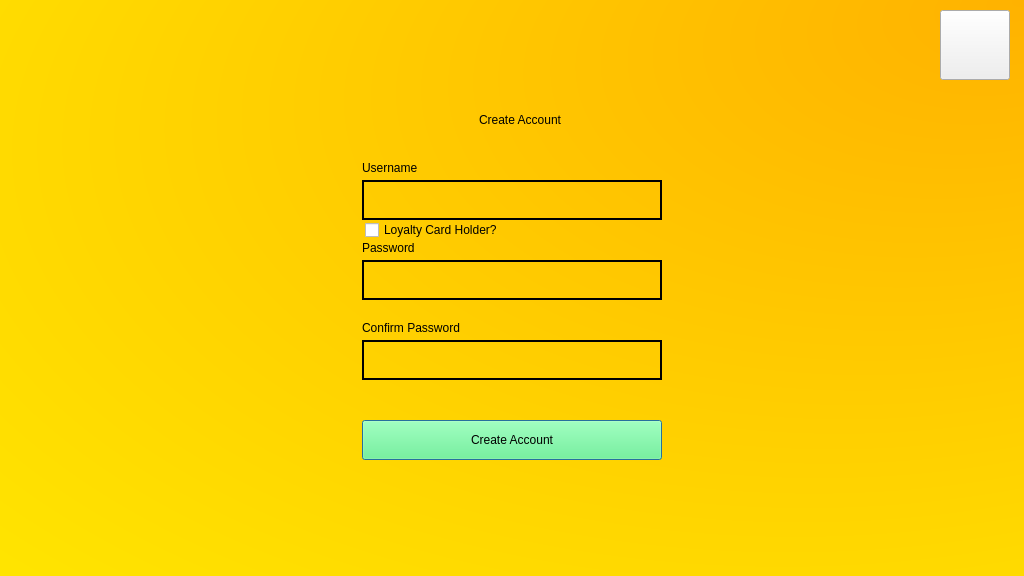
<?xml version="1.0" encoding="UTF-8"?>
<ui version="4.0">
 <class>Dialog</class>
 <widget class="QDialog" name="Dialog">
  <property name="geometry">
   <rect>
    <x>0</x>
    <y>0</y>
    <width>1024</width>
    <height>576</height>
   </rect>
  </property>
  <property name="windowTitle">
   <string>Dialog</string>
  </property>
  <widget class="QWidget" name="bgwidget" native="true">
   <property name="geometry">
    <rect>
     <x>0</x>
     <y>0</y>
     <width>1024</width>
     <height>576</height>
    </rect>
   </property>
   <property name="styleSheet">
    <string notr="true">QWidget#bgwidget{
background-color: qradialgradient(spread:pad, cx:0.528455, cy:0.512, radius:1.456, fx:1, fy:0, stop:0 rgba(255, 178, 0, 255), stop:1 rgba(255, 255, 0, 255));}</string>
   </property>
   <widget class="QLabel" name="label_2">
    <property name="geometry">
     <rect>
      <x>325</x>
      <y>70</y>
      <width>390</width>
      <height>100</height>
     </rect>
    </property>
    <property name="styleSheet">
     <string notr="true">font: 75 36pt &quot;Cambria&quot;;
color: rgb(0, 0, 0);</string>
    </property>
    <property name="text">
     <string>Create Account</string>
    </property>
    <property name="alignment">
     <set>Qt::AlignCenter</set>
    </property>
   </widget>
   <widget class="QLineEdit" name="usernamefield">
    <property name="geometry">
     <rect>
      <x>362</x>
      <y>180</y>
      <width>300</width>
      <height>40</height>
     </rect>
    </property>
    <property name="styleSheet">
     <string notr="true">background-color:rgba(0,0,0,0);
font: 16pt &quot;Cambria&quot;;
color: rgb(0,0,0);
border: 2px solid black;</string>
    </property>
   </widget>
   <widget class="QLineEdit" name="passwordfield">
    <property name="geometry">
     <rect>
      <x>362</x>
      <y>260</y>
      <width>300</width>
      <height>40</height>
     </rect>
    </property>
    <property name="styleSheet">
     <string notr="true">background-color:rgba(0,0,0,0);
font: 10pt &quot;Cambria&quot;;
color: rgb(0,0,0);
border: 2px solid black;</string>
    </property>
   </widget>
   <widget class="QLabel" name="label">
    <property name="geometry">
     <rect>
      <x>362</x>
      <y>160</y>
      <width>140</width>
      <height>16</height>
     </rect>
    </property>
    <property name="styleSheet">
     <string notr="true">font: 75 10pt &quot;Cambria&quot;;
color: rgb(0, 0, 0);</string>
    </property>
    <property name="text">
     <string>Username</string>
    </property>
   </widget>
   <widget class="QLabel" name="label_3">
    <property name="geometry">
     <rect>
      <x>362</x>
      <y>240</y>
      <width>140</width>
      <height>16</height>
     </rect>
    </property>
    <property name="styleSheet">
     <string notr="true">font: 75 10pt &quot;Cambria&quot;;
color: rgb(0, 0, 0);</string>
    </property>
    <property name="text">
     <string>Password</string>
    </property>
   </widget>
   <widget class="QPushButton" name="createbutton">
    <property name="geometry">
     <rect>
      <x>362</x>
      <y>420</y>
      <width>300</width>
      <height>40</height>
     </rect>
    </property>
    <property name="styleSheet">
     <string notr="true">font: 75 12pt &quot;Cambria&quot;;
background-color:rgb(85, 255, 127);
color: rgb(0, 0, 0);</string>
    </property>
    <property name="text">
     <string>Create Account</string>
    </property>
   </widget>
   <widget class="QLabel" name="error">
    <property name="geometry">
     <rect>
      <x>362</x>
      <y>390</y>
      <width>300</width>
      <height>24</height>
     </rect>
    </property>
    <property name="styleSheet">
     <string notr="true">font: 10pt &quot;Cambria&quot;; color:red</string>
    </property>
    <property name="text">
     <string/>
    </property>
   </widget>
   <widget class="QLineEdit" name="confirmfield">
    <property name="geometry">
     <rect>
      <x>362</x>
      <y>340</y>
      <width>300</width>
      <height>40</height>
     </rect>
    </property>
    <property name="styleSheet">
     <string notr="true">background-color:rgba(0,0,0,0);
font: 10pt &quot;Cambria&quot;;
color: rgb(0,0,0);
border: 2px solid black;</string>
    </property>
   </widget>
   <widget class="QLabel" name="label_4">
    <property name="geometry">
     <rect>
      <x>362</x>
      <y>320</y>
      <width>140</width>
      <height>16</height>
     </rect>
    </property>
    <property name="styleSheet">
     <string notr="true">font: 75 10pt &quot;Cambria&quot;;
color: rgb(0, 0, 0);</string>
    </property>
    <property name="text">
     <string>Confirm Password</string>
    </property>
   </widget>
   <widget class="QPushButton" name="returnbutton">
    <property name="geometry">
     <rect>
      <x>940</x>
      <y>10</y>
      <width>70</width>
      <height>70</height>
     </rect>
    </property>
    <property name="styleSheet">
     <string notr="true"/>
    </property>
    <property name="text">
     <string/>
    </property>
   </widget>
   <widget class="QCheckBox" name="loyalty">
    <property name="geometry">
     <rect>
      <x>365</x>
      <y>220</y>
      <width>161</width>
      <height>20</height>
     </rect>
    </property>
    <property name="text">
     <string>Loyalty Card Holder?</string>
    </property>
   </widget>
   <zorder>label_2</zorder>
   <zorder>label</zorder>
   <zorder>label_3</zorder>
   <zorder>error</zorder>
   <zorder>label_4</zorder>
   <zorder>createbutton</zorder>
   <zorder>passwordfield</zorder>
   <zorder>usernamefield</zorder>
   <zorder>confirmfield</zorder>
   <zorder>returnbutton</zorder>
   <zorder>loyalty</zorder>
  </widget>
 </widget>
 <tabstops>
  <tabstop>usernamefield</tabstop>
  <tabstop>loyalty</tabstop>
  <tabstop>passwordfield</tabstop>
  <tabstop>confirmfield</tabstop>
  <tabstop>createbutton</tabstop>
  <tabstop>returnbutton</tabstop>
 </tabstops>
 <resources/>
 <connections/>
</ui>
